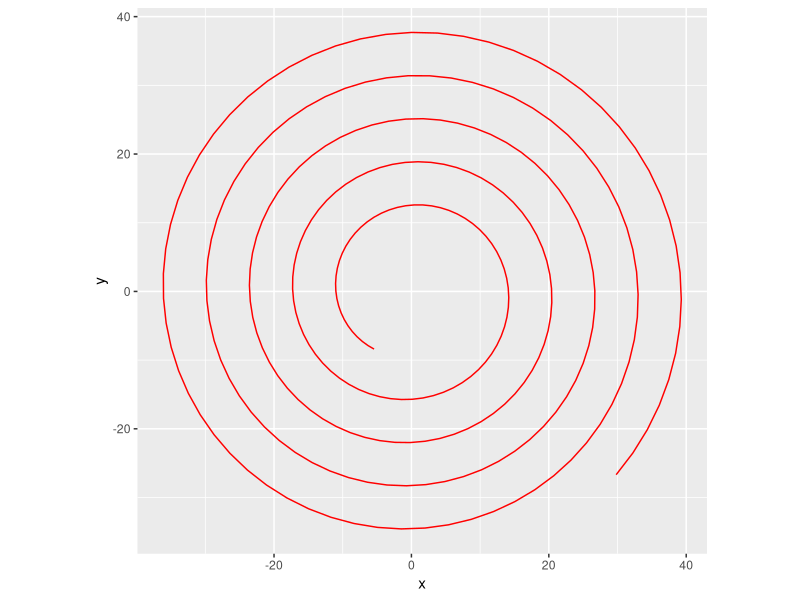

Here is the R script that generated this plot:
library(tidyverse)

# pair of parametric equations

# build a dataset of line segements for the spiral
spiral <- tibble(theta = seq(10,40,by=.1), # a larger number of line segements to make the spiral smooth (try .5 vs .1)
                 x = theta * sin(theta),
                 y = theta * cos(theta))


# draw it
spiral %>% ggplot(aes(x=x,y=y)) + geom_path(color="red") + coord_fixed(ratio = 1)
